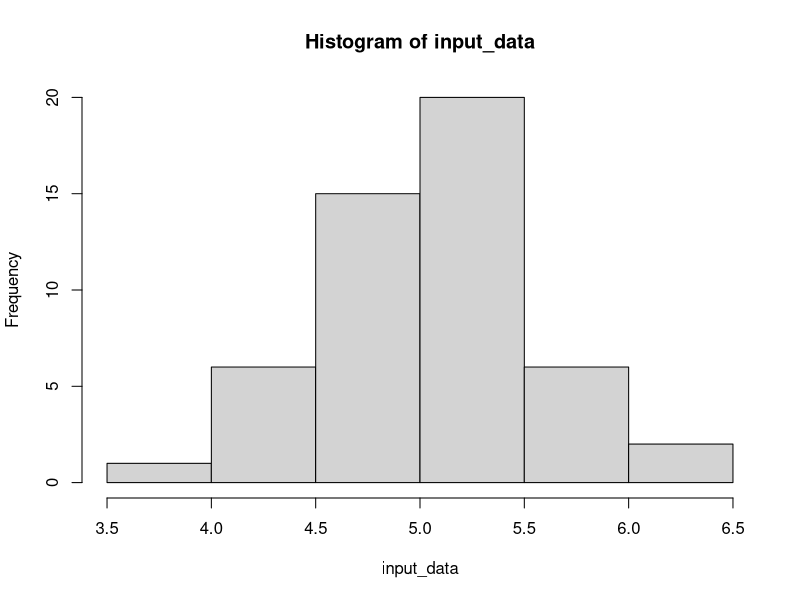
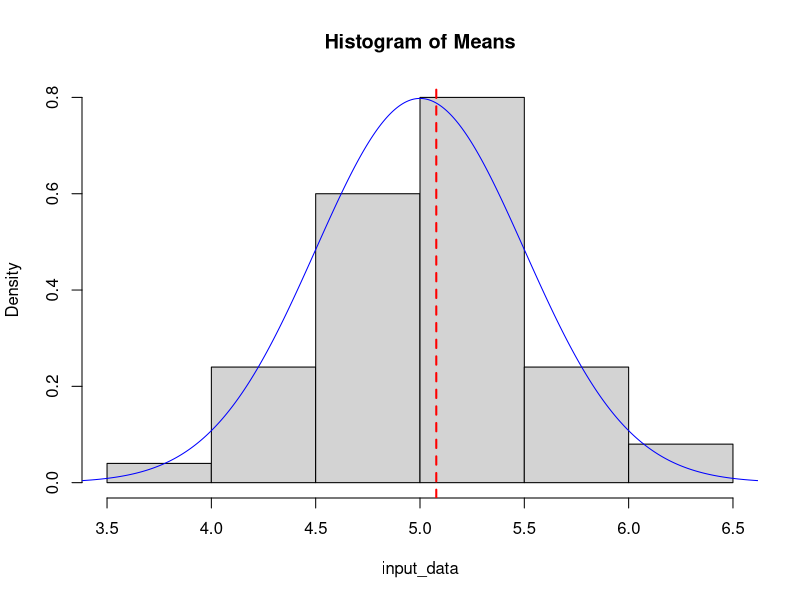
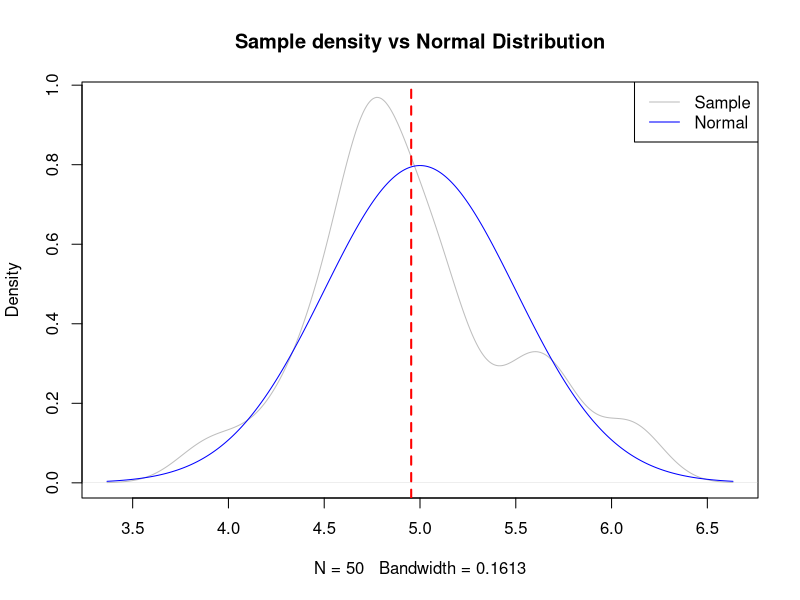
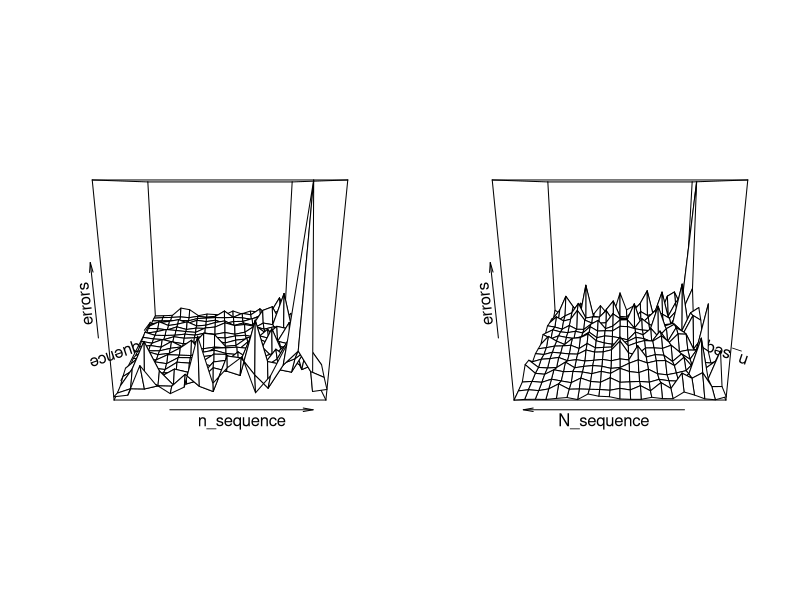
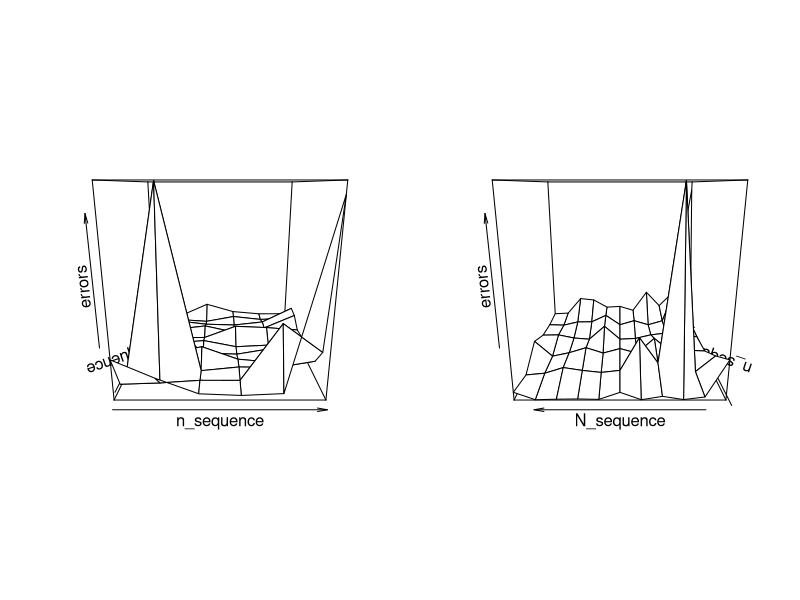
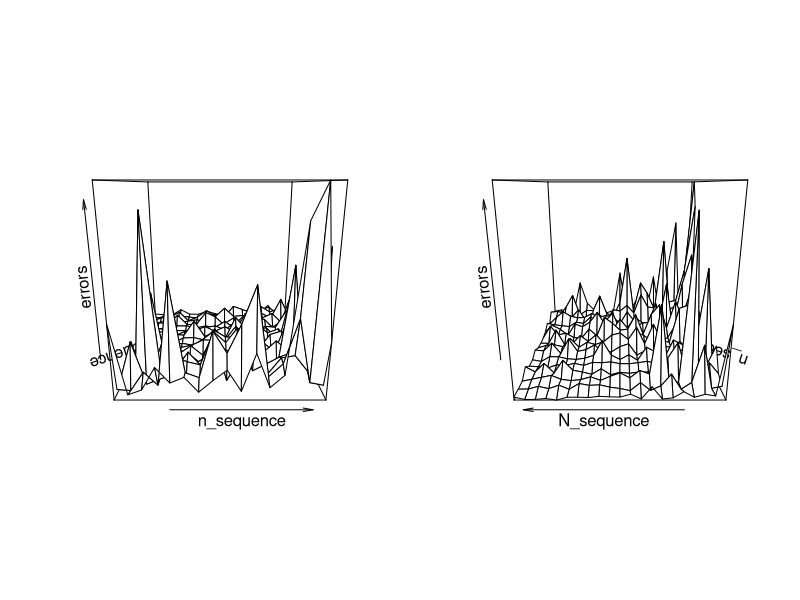
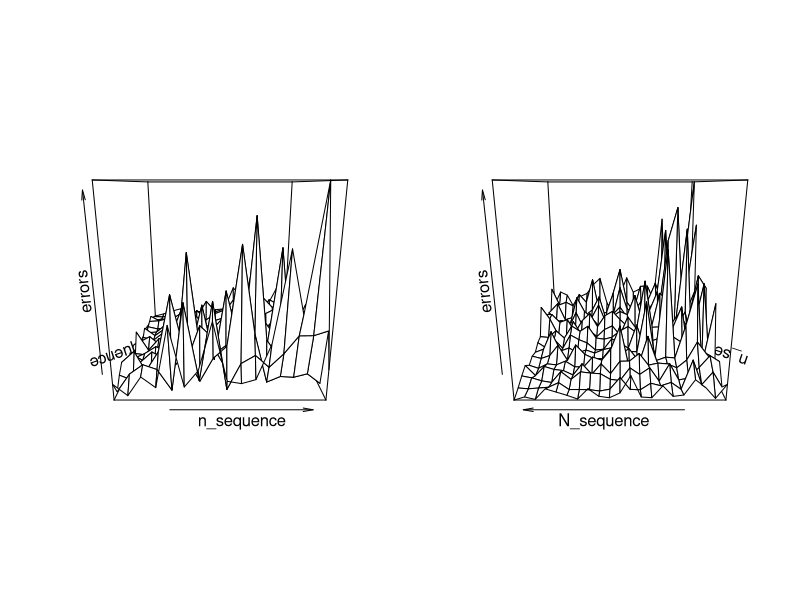
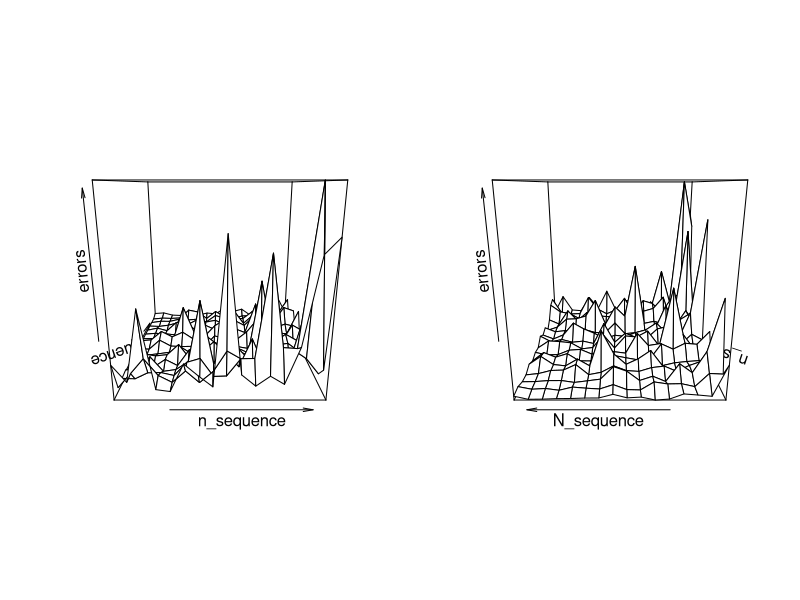

Write the R code that produced these figures, in order.
# Code snippets for 2/26/15 discussion

poisson_means = function(N, n, lambda_in){
	# Will call n, lambda_in from function's scope inside sapply
	means = sapply(1:N, function(i){
		return(mean(rpois(n, lambda_in)))
	})
	return(means)
}

plot_hist = function(input_data, n, lambda){
	x = seq(min(input_data) - 1, max(input_data) + 1, length = 10000)
	y = dnorm(x, mean = lambda, sd = sqrt(lambda/n))

	hist(input_data, freq = FALSE, ylim = range(c(y, hist(input_data)$density)),
		main = "Histogram of Means")
	abline(v = mean(input_data), col = "red", lwd = 2, lty = 2)

	points(x, y, type = "l", col = "blue")
}

plot_density = function(input_data, n, lambda, plot_flag = TRUE){
	y_den = density(input_data)
	y = dnorm(y_den$x , mean = lambda, sd = sqrt(lambda/n))

	if(plot_flag){

		plot(y_den, ylim = range(c(y, y_den$y)), main = "Sample density vs Normal Distribution", col = "grey")
		abline(v = mean(input_data), col = "red", lwd = 2, lty = 2)

		points(y_den$x, y, type = "l", col = "blue")
		legend("topright", c("Sample", "Normal"), col = c("grey", "blue"), lty = c(1,1))
	}
	# Return squared deviations between two curves
	return(sum((y_den$y - y)^2))
}



persp_plots = function(n_sequence, N_sequence, RowVsCol = FALSE){
	errors = matrix(0, length(n_sequence), length(N_sequence))
	for(row in 1:length(n_sequence)){
		for(col in 1:length(N_sequence)){
			errors[row, col] = plot_density(poisson_means(N_sequence[col], n_sequence[row], lambda_input),
											n_sequence[row],
											lambda_input,
											plot_flag = FALSE)
		}
	}

	if(RowVsCol){
		if(RowVsCol == 1){
			matplot(t(errors), type = "l", , xlab = "N_sequence")
		}else{
			matplot(errors, type = "l", xlab = "n_sequence")
		}
	}else{
		par(mfrow = c(1,2))
		persp(1:length(n_sequence), 1:length(N_sequence), errors, xlab = "n_sequence", ylab = "N_sequence")
		persp(1:length(n_sequence), 1:length(N_sequence), errors, theta = -90, xlab = "n_sequence", ylab = "N_sequence")

	}
}


# Main block and examples

lambda_input = 5
n_input = 20
plot_hist(poisson_means(50, n_input, lambda_input), n_input, lambda_input)

t1 = plot_density(poisson_means(50, n_input, lambda_input), n_input, lambda_input)

n_sequence_in = (3:18)*4
N_sequence_in = (5:25)*4
persp_plots(n_sequence_in, N_sequence_in)

n_sequence_in = (3:8)*2
N_sequence_in = (5:15)*2
persp_plots(n_sequence_in, N_sequence_in)


n_sequence_in = (3:18)*2
N_sequence_in = (5:25)*2
persp_plots(n_sequence_in, N_sequence_in)


n_sequence_in = (3:18)*4
N_sequence_in = (5:25)*4
persp_plots(n_sequence_in, N_sequence_in)


n_sequence_in = (3:18)*10
N_sequence_in = (3:18)*10
persp_plots(n_sequence_in, N_sequence_in)



